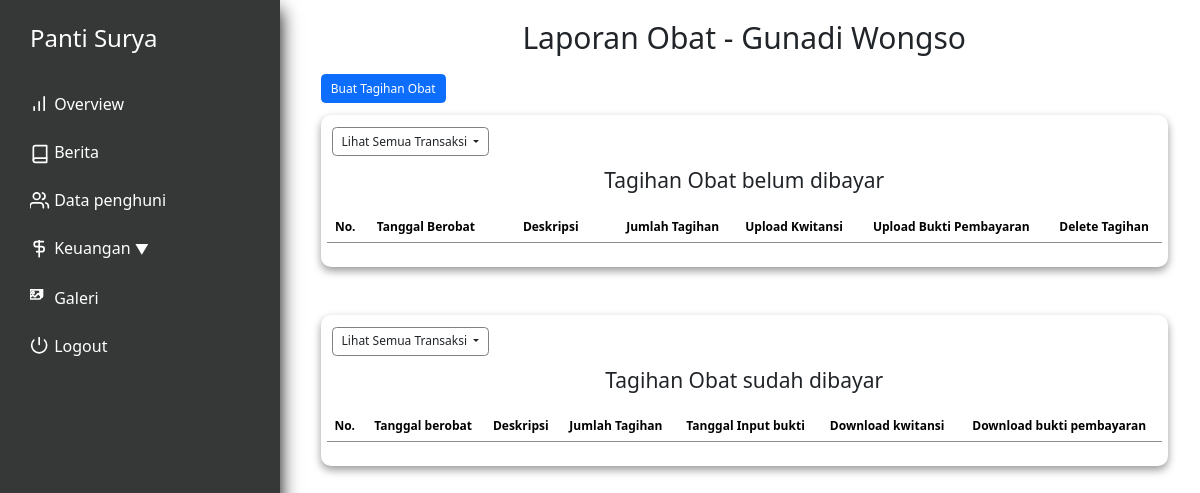
Before: /laporanObat.php?id=75 (signed in) with the older database file.
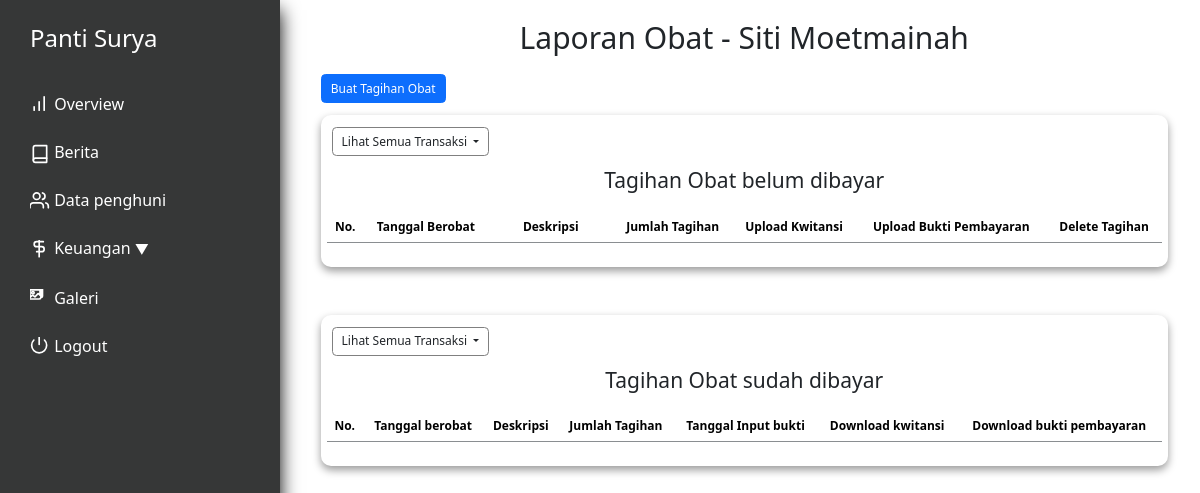
After: the same page with the newer database file.
### tables this page shows
CREATE TABLE `penduduk` (
  `id` int(11) NOT NULL,
  `nama` varchar(250) NOT NULL,
  `alamat` varchar(100) NOT NULL,
  `tanggal_masuk` date DEFAULT NULL,
  `keuangan_pondokkan` int(11) NOT NULL,
  `keuangan_tabungan` int(11) NOT NULL,
  `keuangan_obat` int(11) NOT NULL,
  `keuangan_total` int(11) NOT NULL,
  `profile_picture` varchar(100) NOT NULL,
  `KTP` varchar(100) DEFAULT NULL,
  `KK` varchar(100) DEFAULT NULL,
  `BPJS` varchar(100) DEFAULT NULL,
  `deposit` int(11) DEFAULT NULL,
  `status` tinyint(1) NOT NULL DEFAULT 0,
  `tempat_lahir` varchar(100) NOT NULL DEFAULT '',
  `agama` varchar(15) NOT NULL DEFAULT ' ',
  `tanggal_lahir` date DEFAULT NULL,
  `nomor_induk` int(11) NOT NULL DEFAULT 0,
  `kwitansi_path` varchar(300) DEFAULT NULL,
  `bukti_path` varchar(300) DEFAULT NULL
);

### utils.php (called while the page is built, shortened)
<?php
class myDB
{
    private $host = "localhost";
    private $username = "root";
    private $password = "";
    private $database = "pantisurya";
    private $db;
    function __construct()
    {
        if ($this->db == null) {
            try {
                $this->db = new PDO("mysql:host=$this->host;dbname=$this->database", $this->username, $this->password);
                $this->db->setAttribute(PDO::ATTR_ERRMODE, PDO::ERRMODE_EXCEPTION);
            } catch (PDOException $e) {
                echo "Connection failed: " . $e->getMessage();
            }
        }
    }
    public function prepare($query)
    {
        return $this->db->prepare($query);
    }
}

### laporanObat.php (the view, shortened to what this page needs)
<?php
    include "utils.php";
    $db = new myDB();
    $residentId = $_GET['id'];
    $stmt_resident = $db->prepare("SELECT * FROM penduduk WHERE id = :residentId");
    $stmt_resident->execute(['residentId' => $residentId]);
    $resident = $stmt_resident->fetch(PDO::FETCH_ASSOC);
?>
<!DOCTYPE html>
<html lang="en">
<head>
    <?php include "layout/stylejquerynbs5.php" ?>
    <link rel="stylesheet" href="layout/indexstyle.css">
    <link rel="stylesheet" href="layout/styledatasiswa.css">
    <link rel="stylesheet" href="layout/stylekeuangan.css">
</head>
<body>
    <div class="app">
        <div class="dashboard">
            <?php include 'nav.php'?>
            <div class="main" style="text-align: center;">
                <div class="pad">
                    <h1>Laporan Obat - <?php echo $resident['nama']; ?></h1>
                    <div class="btn-flex-left">
                        <a href="add_tagihan_obat.php?id=<?php echo $residentId ?>">
                            <button type="submit" name="TambahObat" class="btn btn-primary bg-blue">
                                Buat Tagihan Obat
                            </button>
                        </a>
                    </div>
                    <div class="content" style="align-items: flex-start; margin-bottom: 4rem;">
                        <div class="dropdown" style="align-items: left; display: flex;">
                            <button style="border: 1px solid gray;margin-left: 0.4rem;" class="btn dropdown-toggle" type="button" data-bs-toggle="dropdown" aria-expanded="false">
                                Lihat Semua Transaksi
                            </button>
                        </div>
                        <h3>Tagihan Obat belum dibayar</h3>
                        <table class="table wfull table-hover">
                            <thead>
                                <tr>
                                <th scope="col" >No.</th>
                                <th scope="col">Tanggal Berobat</th>
                                <th scope="col" width="15%">Deskripsi</th>
                                <th scope="col">Jumlah Tagihan</th>
                                <th scope="col">Upload Kwitansi</th>
                                <th scope="col">Upload Bukti Pembayaran</th>
                                <th scope="col">Delete Tagihan</th>
                                </tr>
                            </thead>
                        </table>
                    </div>
                    <div class="content" style="align-items: flex-start; margin-top:20px">
                        <div class="dropdown" style="align-items: left; display: flex;">
                            <button style="border: 1px solid gray;margin-left: 0.4rem;" class="btn dropdown-toggle" type="button" data-bs-toggle="dropdown" aria-expanded="false">
                                Lihat Semua Transaksi
                            </button>
                        </div>
                        <h3>Tagihan Obat sudah dibayar</h3>
                        <table class="table wfull table-hover">
                            <thead>
                                <tr>
                                <th scope="col" >No.</th>
                                <th scope="col" >Tanggal berobat</th>
                                <th scope="col" >Deskripsi</th>
                                <th scope="col" >Jumlah Tagihan</th>
                                <th scope="col" >Tanggal Input bukti</th>
                                <th scope="col" >Download kwitansi</th>
                                <th scope="col" >Download bukti pembayaran</th>
                                </tr>
                            </thead>
                        </table>
                    </div>
                </div>
            </div>
        </div>
    </div>
</body>
</html>

Changed rows visible on the page:
changed penduduk: nama "Gunadi Wongso" → "Siti Moetmainah"
